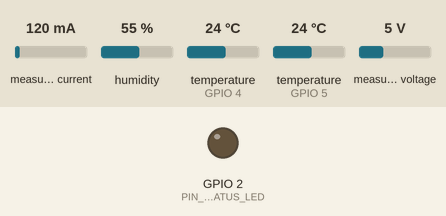
Bench run of a program on a simulated ESP32-S3. Parts: output pins drawn as LEDs (lit = HIGH). The test bench sets the inputs (shaded band); at power-on: measured current 120 mA, measured voltage 5 V, humidity 55 %, temperature (sensors on GPIO 4, GPIO 5) 24 °C. WiFi joins after 1.5 s; servers stay silent unless stated; no MQTT or app messages arrive unless stated; what the program prints to the serial monitor is not drawn.

Above: at 2.7 s.
2.8 s: measured current set to 1960 mA
At 5.86 s:
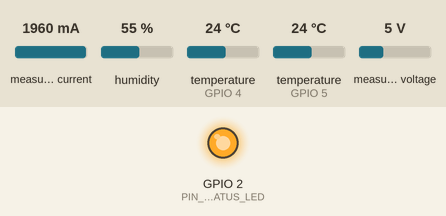
12.3 s: measured voltage set to 0.3 V
Timing chart, 0 to 27.4 s (numbered marks = the images above; inputs shaded):
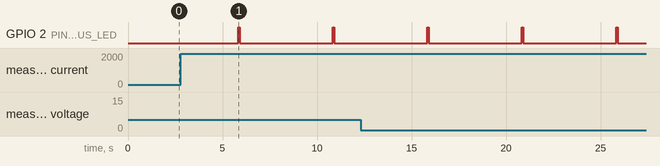

Measured:
- by itself, GPIO 2 (PIN_STATUS_LED): alternates HIGH for 0.07 s and LOW for 4.9 s

The program:

main.cpp
```cpp
/**
 * GridDNA Node G1 — Edge Firmware v0.1.0
 *
 * Collects electrical (PZEM-004T), environmental (DHT22, DS18B20),
 * and publishes telemetry via MQTT JSON to GridDNA platform.
 *
 * Hardware: ESP32 / ESP32-S3 + PZEM-004T v3
 * Protocol: MQTT (griddna/{org}/{device}/telemetry)
 */

#include <Arduino.h>
#include <WiFi.h>
#include <PubSubClient.h>
#include <ArduinoJson.h>
#include <PZEM004Tv30.h>
#include <DHT.h>
#include <OneWire.h>
#include <DallasTemperature.h>
#include "config.h"

WiFiClient wifiClient;
PubSubClient mqtt(wifiClient);

HardwareSerial pzemSerial(2);
PZEM004Tv30 pzem(&pzemSerial, PIN_PZEM_RX, PIN_PZEM_TX);

DHT dht(PIN_DHT, DHT_TYPE);
OneWire oneWire(PIN_ONEWIRE);
DallasTemperature ds18b20(&oneWire);

unsigned long lastPublish = 0;
unsigned long lastWifiRetry = 0;

void setupMqtt() {
  mqtt.setServer(GRIDDNA_MQTT_BROKER, GRIDDNA_MQTT_PORT);
  mqtt.setBufferSize(512);
}

void connectWifi() {
  if (WiFi.status() == WL_CONNECTED) return;

  Serial.printf("[WiFi] Connecting to %s\n", GRIDDNA_WIFI_SSID);
  WiFi.mode(WIFI_STA);
  WiFi.begin(GRIDDNA_WIFI_SSID, GRIDDNA_WIFI_PASSWORD);

  int attempts = 0;
  while (WiFi.status() != WL_CONNECTED && attempts < 30) {
    delay(500);
    Serial.print(".");
    attempts++;
  }

  if (WiFi.status() == WL_CONNECTED) {
    Serial.printf("\n[WiFi] Connected: %s\n", WiFi.localIP().toString().c_str());
  } else {
    Serial.println("\n[WiFi] Connection failed");
  }
}

void connectMqtt() {
  if (!mqtt.connected()) {
    String clientId = String("griddna-") + GRIDDNA_DEVICE_SERIAL;
    if (mqtt.connect(clientId.c_str())) {
      Serial.println("[MQTT] Connected");
    } else {
      Serial.printf("[MQTT] Failed, rc=%d\n", mqtt.state());
    }
  }
}

void readAndPublish() {
  float voltage = pzem.voltage();
  float current = pzem.current();
  float power = pzem.power();
  float energy = pzem.energy();
  float frequency = pzem.frequency();
  float pf = pzem.pf();

  if (isnan(voltage)) voltage = 0;
  if (isnan(current)) current = 0;
  if (isnan(power)) power = 0;
  if (isnan(energy)) energy = 0;
  if (isnan(frequency)) frequency = 50.0;
  if (isnan(pf)) pf = 0.95;

  float humidity = dht.readHumidity();
  float dhtTemp = dht.readTemperature();

  ds18b20.requestTemperatures();
  float dsTemp = ds18b20.getTempCByIndex(0);
  float temperature = !isnan(dsTemp) && dsTemp != -127.0 ? dsTemp : dhtTemp;

  if (isnan(humidity)) humidity = 0;
  if (isnan(temperature)) temperature = 0;

  // Vibration placeholder — MPU6050 integration in Week 2
  float vibrationRms = 0.0;

  JsonDocument doc;
  doc["device_serial"] = GRIDDNA_DEVICE_SERIAL;
  doc["firmware"] = "0.1.0";
  doc["hardware"] = "G1";
  doc["voltage"] = round(voltage * 10) / 10.0;
  doc["current"] = round(current * 100) / 100.0;
  doc["power"] = round(power * 10) / 10.0;
  doc["energy"] = round(energy * 100) / 100.0;
  doc["frequency"] = round(frequency * 10) / 10.0;
  doc["power_factor"] = round(pf * 100) / 100.0;
  doc["temperature"] = round(temperature * 10) / 10.0;
  doc["humidity"] = round(humidity * 10) / 10.0;
  doc["vibration_rms"] = vibrationRms;
  doc["timestamp"] = millis();

  char payload[512];
  serializeJson(doc, payload, sizeof(payload));

  if (mqtt.publish(GRIDDNA_MQTT_TOPIC, payload)) {
    digitalWrite(PIN_STATUS_LED, HIGH);
    Serial.printf("[MQTT] Published: %s\n", payload);
    delay(50);
    digitalWrite(PIN_STATUS_LED, LOW);
  } else {
    Serial.println("[MQTT] Publish failed");
  }
}

void setup() {
  Serial.begin(115200);
  pinMode(PIN_STATUS_LED, OUTPUT);

  pzemSerial.begin(9600, SERIAL_8N1, PIN_PZEM_RX, PIN_PZEM_TX);
  dht.begin();
  ds18b20.begin();

  setupMqtt();
  connectWifi();

  Serial.println("=================================");
  Serial.println(" GridDNA Node G1 — Edge Firmware");
  Serial.printf(" Device: %s\n", GRIDDNA_DEVICE_SERIAL);
  Serial.println("=================================");
}

void loop() {
  unsigned long now = millis();

  if (WiFi.status() != WL_CONNECTED && now - lastWifiRetry > 10000) {
    lastWifiRetry = now;
    connectWifi();
  }

  if (!mqtt.connected()) {
    connectMqtt();
  }
  mqtt.loop();

  if (now - lastPublish >= GRIDDNA_PUBLISH_INTERVAL_MS) {
    lastPublish = now;
    readAndPublish();
  }
}
```

config.h
```cpp
#pragma once

// ============================================================
// GridDNA Node G1 — Configuration
// Copy to config.local.h and override for your deployment
// ============================================================

#ifndef GRIDDNA_WIFI_SSID
#define GRIDDNA_WIFI_SSID "YOUR_WIFI_SSID"
#endif

#ifndef GRIDDNA_WIFI_PASSWORD
#define GRIDDNA_WIFI_PASSWORD "YOUR_WIFI_PASSWORD"
#endif

#ifndef GRIDDNA_MQTT_BROKER
#define GRIDDNA_MQTT_BROKER "192.168.1.100"
#endif

#ifndef GRIDDNA_MQTT_PORT
#define GRIDDNA_MQTT_PORT 1883
#endif

#ifndef GRIDDNA_DEVICE_SERIAL
#define GRIDDNA_DEVICE_SERIAL "G1-001-DEMO"
#endif

#ifndef GRIDDNA_MQTT_TOPIC
#define GRIDDNA_MQTT_TOPIC "griddna/demo/G1-001-DEMO/telemetry"
#endif

#ifndef GRIDDNA_PUBLISH_INTERVAL_MS
#define GRIDDNA_PUBLISH_INTERVAL_MS 5000
#endif

// Pin assignments (ESP32)
#define PIN_PZEM_RX 16
#define PIN_PZEM_TX 17
#define PIN_DHT 4
#define PIN_ONEWIRE 5
#define PIN_STATUS_LED 2

#define DHT_TYPE DHT22
```
